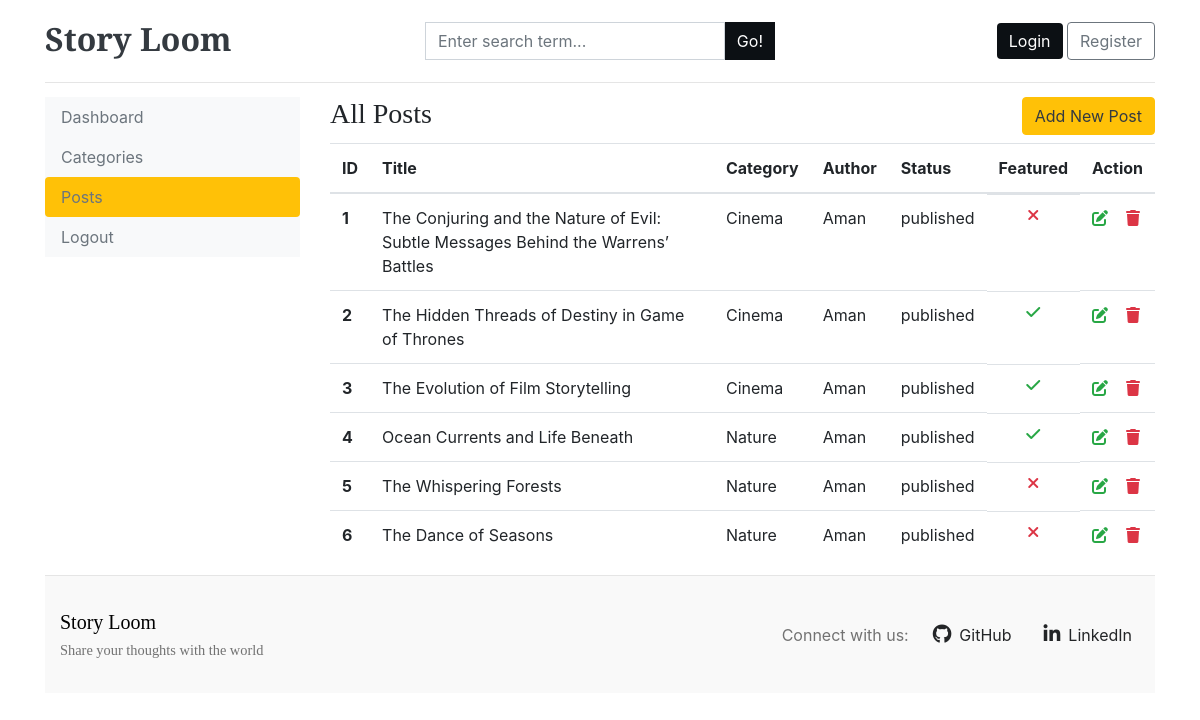
The app's page /dashboard/posts/ with its own data.
### blogs/models.py (models this page shows, shortened)
class Blogs(models.Model):
  title = models.CharField(max_length=120, unique=True)
  slug = models.SlugField(unique=True, blank=True)
  category = models.ForeignKey(Category, on_delete=models.CASCADE)
  author = models.ForeignKey(User, on_delete=models.CASCADE)
  blog_image = models.ImageField(upload_to='uploads/%y/%m/%d')
  short_description = models.TextField(max_length=1000)
  blog_body = models.TextField(max_length=5000)
  status = models.CharField(max_length=100, choices= STATUS_CHOICE, default='draft')
  is_featured = models.BooleanField(default=False)
  created_at = models.DateTimeField(auto_now_add=True)
  updated_at = models.DateTimeField(auto_now=True)
  class Meta:
   verbose_name_plural = 'Blogs'

class Category(models.Model):
  category_name = models.CharField(max_length=50, unique=True)
  created_at = models.DateTimeField(auto_now_add=True)
  updated_at = models.DateTimeField(auto_now=True)
  class Meta:
   verbose_name_plural = 'Categories'
  def __str__(self):
    return self.category_name

### dashboards/views.py (the view)
# urls.py: path('posts/', views.posts, name='posts'),
def posts(request):
  posts = Blogs.objects.all()
  context = {
    'posts':posts
  }
  return render(request, 'dashboard/posts.html', context)

### blogs/context_processors.py (called while the page is built)
def get_categories(request):
  categories = Category.objects.all()
  return dict(categories=categories)

### templates/dashboard/posts.html
{% extends '../base/base.html' %}
{% block content %}
<div class="row" style="margin-top: 14px; height: max-content;">
  {% include './leftsidebar.html' %}
   <div class="col-md-9">
    <h3 style="display: inline-block;">All Posts</h3>
    <a href="{% url 'add_posts' %}" class="btn btn-warning text-dark float-right mb-2">Add New Post</a>
    <table class="table table-hover">
      <thead>
    <tr>
      <th>ID</th>
      <th>Title</th>
      <th>Category</th>
      <th>Author</th>
      <th>Status</th>
      <th>Featured</th>
      <th>Action</th>
    </tr>
  </thead>
  <tbody>
    {% for post in posts %}
    <tr>
      <th>{{ forloop.counter }}</th>
      <td>{{ post.title }}</td>
      <td>{{ post.category }}</td>
      <td>{{ post.author }}</td>
      <td>{{ post.status }}</td>
      <td style="display: flex; justify-content: center;">{% if post.is_featured %}<i class="fa fa-check text-success"></i>{% else %}<i class="fa fa-times text-danger"></i>{% endif %}</td>
      <td>
        <a href="{% url 'edit_posts' post.id %}"><i class="fa fa-edit text-success"></i></a> &nbsp;&nbsp;
        <a href="{% url 'delete_posts' post.id %}"><i class="fa fa-trash text-danger"></i></a>
      </td>
    </tr>
    {% endfor %}
  </tbody>
   </table>
    </div>
   </div>
{% endblock %}

### static/css/blog.css (style rules this page uses)
h1, h2, h3, h4, h5, h6 { font-family: "Libre Baskerville", Georgia, "Times New Roman", serif ; }

### records on screen
Blogs: title "The Conjuring and the Nature of Evil: Subtle Messages Behind the Warrens’ Battles", category "Cinema", author "Aman", status "published", is_featured False (drawn)
Blogs: title "The Hidden Threads of Destiny in Game of Thrones", category "Cinema", author "Aman", status "published", is_featured True (drawn)
Blogs: title "The Evolution of Film Storytelling", category "Cinema", author "Aman", status "published", is_featured True (drawn)
Blogs: title "Ocean Currents and Life Beneath", category "Nature", author "Aman", status "published", is_featured True (drawn)
Blogs: title "The Whispering Forests", category "Nature", author "Aman", status "published", is_featured False (drawn)
Blogs: title "The Dance of Seasons", category "Nature", author "Aman", status "published", is_featured False (drawn)
